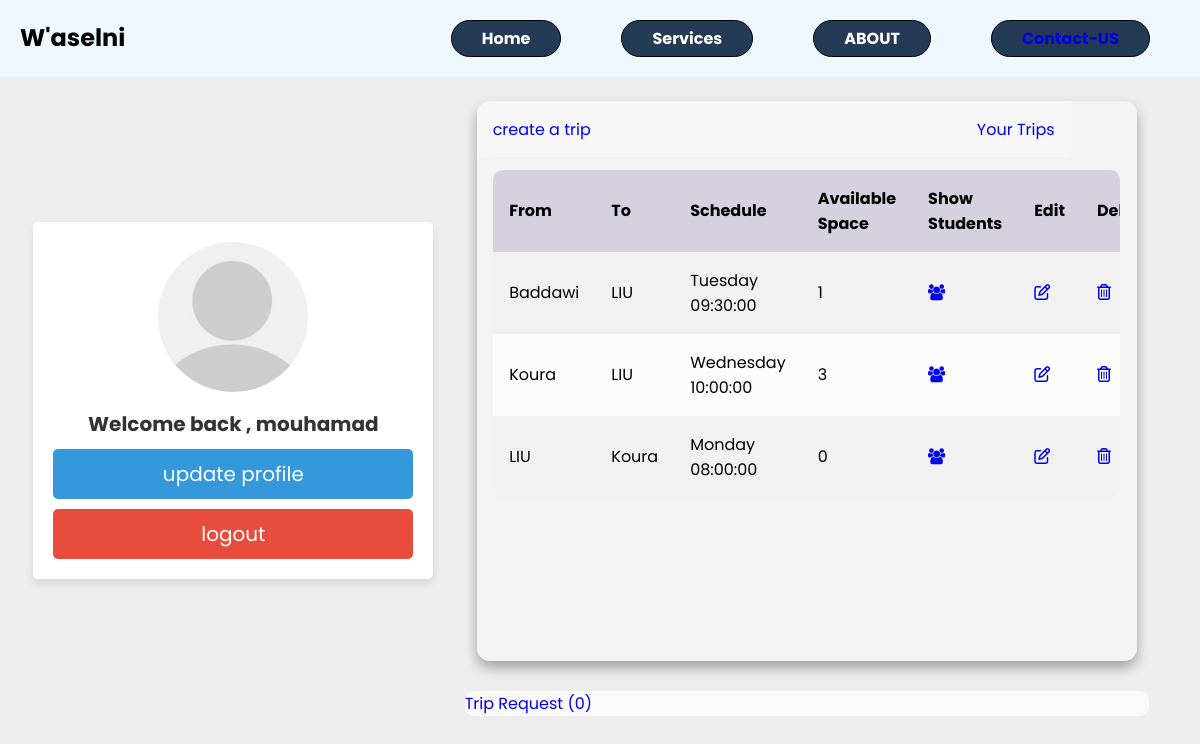
The page /driverPages/profileDriver.php (signed in) on the database its author committed.
### tables this page shows
CREATE TABLE `user` (
  `id` int(11) NOT NULL,
  `username` varchar(30) NOT NULL,
  `gender` varchar(30) NOT NULL,
  `password` varchar(30) NOT NULL,
  `role` varchar(30) NOT NULL,
  `email` varchar(30) NOT NULL,
  `Description` varchar(500) DEFAULT NULL,
  `locationID` int(11) DEFAULT NULL
);

CREATE TABLE `trip` (
  `tripID` int(11) NOT NULL,
  `fromlocationID` int(11) NOT NULL,
  `toLocationID` int(11) NOT NULL,
  `time` int(11) NOT NULL,
  `dayID` int(11) NOT NULL,
  `availableNB` int(11) NOT NULL,
  `DriverID` int(11) NOT NULL
);

CREATE TABLE `location` (
  `locationID` int(11) NOT NULL,
  `locationName` varchar(30) NOT NULL
);

CREATE TABLE `days` (
  `dayID` int(11) NOT NULL,
  `day` varchar(30) NOT NULL
);

CREATE TABLE `time` (
  `timeId` int(11) NOT NULL,
  `time` time NOT NULL
);

### driverPages/profileDriver.php (the view, shortened to what this page needs)
<?php
include('../connection.php');
?>
<!DOCTYPE html>
<html lang="en">
<head>
    <link rel="stylesheet" href="./profileee.css">
    <link rel="stylesheet" href="path/to/font-awesome/css/font-awesome.min.css">
    <link rel= " stylesheet "href="https://stackpath.bootstrapcdn.com/font-awesome/4.7.0/css/font-awesome.min.css"/>
</head>
<body>
        <nav class="navbar">
            <h1 class="logo"> W'aselni</h1>
            <ul class="nav-links">
                <li class="active"></i><a href="#"></a></i>Home</li>
                <li class="active"></i><a href="#"></a>Services</li>
                <li class="active"></i><a href="#"></a></i>ABOUT</li>
                <li class="active navLINK"><a href="../contactform/contact.php">Contact-US</a></li>
            </ul>
        </nav>
        <div class="container">
            <?php
                include("./home.php");
            ?>
            <div class="table">
    <main class="table">
        <section class="table__header">
            <a href="./createtrip/formtrip.php" class='newtrip'>create a trip</a>
            <a href="#"  class="trip">Your Trips</a>
        </section>
        <section class="table__body">
            <table>
                <thead>
                    <tr>
                        <th> From </th>
                        <th> To </th>
                        <th> Schedule </th>
                        <th> available space </th>
                        <th> Show Students</th>
                        <th> Edit</th>
                        <th> Delete</th>
                    </tr>
                </thead>
                <tbody>
                    <tr>
                        <?php
                        include('../connection.php');
                        $query = "SELECT
                            user.id AS userID,
                            user.username,
                            trip.tripID,
                            trip.fromlocationID,
                            from_location.locationName AS fromLocationName,
                            trip.toLocationID,
                            to_location.locationName AS toLocationName,
                            time.time AS tripTime,
                            days.day AS tripDay,
                            trip.availableNB
                        FROM trip
                        INNER JOIN user ON user.id = trip.DriverID
                        INNER JOIN location AS from_location ON from_location.locationID = trip.fromlocationID
                        INNER JOIN location AS to_location ON to_location.locationID = trip.toLocationID
                        INNER JOIN time ON time.timeId = trip.time
                        INNER JOIN days ON days.dayID = trip.dayID";
                        $res = mysqli_query($conn , $query);
                        while ($row = mysqli_fetch_array($res)) {
                            echo "<tr>";
                            echo "<td>".$row['fromLocationName']."</td>";
                            echo "<td>".$row['toLocationName']."</td>";
                            echo "<td>".$row['tripDay']." ".$row['tripTime']."</td>";
                            echo "<td>".$row['availableNB'] ."</td>";
                            echo "<td><a href='tripStudents.php?trip=".$row['tripID']."'><i class='fa fa-users' aria-hidden='true'></a></td>";
                            echo "<td><a href='#'><i class='fa fa-pencil-square-o' aria-hidden='true'></a></td>";
                            echo "<td><a href='deleteTrip.php?tripID=".$row['tripID']."'><i class='fa fa-trash-o' aria-hidden='true'></i></a></td>";
                            echo "</tr>";
                        }
                        ?>
                </tbody>
        </table>
    </section>
</main>
<section class="table__body">
<thead>
    <?php
    $id = $_SESSION['id'];
    $query = "SELECT
            r.requestID,
            r.tripID,
            t.fromlocationID,
            l1.locationName AS fromLocation,
            t.toLocationID,
            l2.locationName AS toLocation,
            tid.time,
            d.day,
            t.availableNB,
            u.username AS driverName,
            r.studentID,
            u2.username AS studentName,
            r.answer
        FROM
            request r
        JOIN trip t ON r.tripID = t.tripID
        JOIN location l1 ON t.fromlocationID = l1.locationID
        JOIN location l2 ON t.toLocationID = l2.locationID
        JOIN days d ON t.dayID = d.dayID
        JOIN user u ON t.DriverID = u.id
        JOIN user u2 ON r.studentID = u2.id
        JOIN time tid ON t.time = tid.timeID
        WHERE u.id = $id";
        $res = mysqli_query($conn, $query);
        $nb = mysqli_num_rows($res);
    ?>
<a href="./triprequest/triprequest.php " >Trip Request <?php echo "($nb)"; ?></a>
    </div>
</div>
    </body>
</html>

### driverPages/home.php (shortened to what this page needs)
<?php
include('../connection.php');
?>
<head>
   <link rel="stylesheet" href="./withprofile/css/style.css">
</head>
      <div class="profile">
         <?php
         $user_id =$_SESSION['id'] ;
            $query =  "SELECT * FROM `user` WHERE id = '$user_id'";
            $res = mysqli_query($conn,$query);
            $userData = mysqli_fetch_array($res);
            ?>
            <img src="./withprofile/images/default-avatar.png" alt="">
         <h3> Welcome back , <?php echo $userData['username']; ?></h3>
         <a href="./withprofile/profile.php" class="btn">update profile</a>
         <a href="home.php?logout=<?php  ?>" class="delete-btn">logout</a>
      </div>

### driverPages/profileee.css (style rules this page uses)
* { margin: 0; padding: 0; box-sizing: border-box; font-family: sans-serif; }
body { background: #FFF0CE; }
main.table { width: 55vw; height: 70vh; background-color: #fff5; margin: 30px ; backdrop-filter: blur(7px); box-shadow: 0 .4rem .8rem #0005; border-radius: .8rem; overflow: hidden; }
.table__header { width: 90%; height: 10%; background-color: #fff4; padding: .8rem 1rem; display: flex; justify-content: space-between; align-items: center; }
.table__body { width: 95%; max-height: calc(89% - 1.6rem); background-color: #fffb; margin: .8rem auto; border-radius: .6rem; overflow: auto; overflow: overlay; }
table { width: 100%; }
table, th, td { border-collapse: collapse; padding: 1rem; text-align: left; }
thead th { position: sticky; top: 0; left: 0; background-color: #d5d1defe; text-transform: capitalize; }
tbody tr:nth-child(even) { background-color: #0000000b; }
tbody tr { --delay: .1s; transition: .5s ease-in-out var(--delay), background-color 0s; }
tbody tr td, tbody tr td p, tbody tr td img { transition: .2s ease-in-out; }
.navbar { position: absolute; top: 0; left: 0; display: flex; width: 100%; justify-content: space-between; padding: 20px; color: whitesmoke; background-color: aliceblue; }
ul { list-style: none; }
.nav-links { display: flex; align-items: center; }
.navbar .nav-links li { background-color: #243B55; border-radius: 30px; padding: 5px 30px; border: 1px solid black; }
.nav-links li { margin: 0 30px; color: white; background-color:#0c356A ; cursor: pointer; }
.logo { color: black; }
.active { color: white; font-weight: bold; }
a { text-decoration: none; }

### driverPages/withprofile/css/style.css (style rules this page uses)
:root { --blue:#3498db; --dark-blue:#2980b9; --red:#e74c3c; --dark-red:#c0392b; --black:#333; --white:#fff; --light-bg:#eee; --box-shadow:0 5px 10px rgba(0,0,0,.1); }
* { font-family: 'Poppins', sans-serif; margin:0; padding:0; box-sizing: border-box; outline: none; border: none; text-decoration: none; }
body { margin: 0; padding:0; }
.btn, .delete-btn { width: 100%; border-radius: 5px; padding:10px 30px; color:var(--white); display: block; text-align: center; cursor: pointer; font-size: 20px; margin-top: 10px; }
.btn { background-color: var(--blue); }
.delete-btn { background-color: var(--red); }
.container { min-height: 100vh; background-color: var(--light-bg); display: flex; align-items: center; justify-content: space-evenly; padding:20px; }
.container .profile { padding:20px; background-color: var(--white); box-shadow: var(--box-shadow); text-align: center; width: 400px; border-radius: 5px; }
.container .profile img { height: 150px; width: 150px; border-radius: 50%; object-fit: cover; margin-bottom: 5px; }
.container .profile h3 { margin:5px 0; font-size: 20px; color:var(--black); }

### driverPages/profileDriver.php (style rules this page uses)
.navLINK { color:white; }

### rows shown on the page
user: username "mouhamad"
trip: fromlocationID.locationName "Baddawi", toLocationID.locationName "LIU", dayID.day "Tuesday", time.time "09:30:00", availableNB "1"
trip: fromlocationID.locationName "Koura", toLocationID.locationName "LIU", dayID.day "Wednesday", time.time "10:00:00", availableNB "3"
trip: fromlocationID.locationName "LIU", toLocationID.locationName "Koura", dayID.day "Monday", time.time "08:00:00", availableNB "0"

### other values the page prints
$nb "0"
